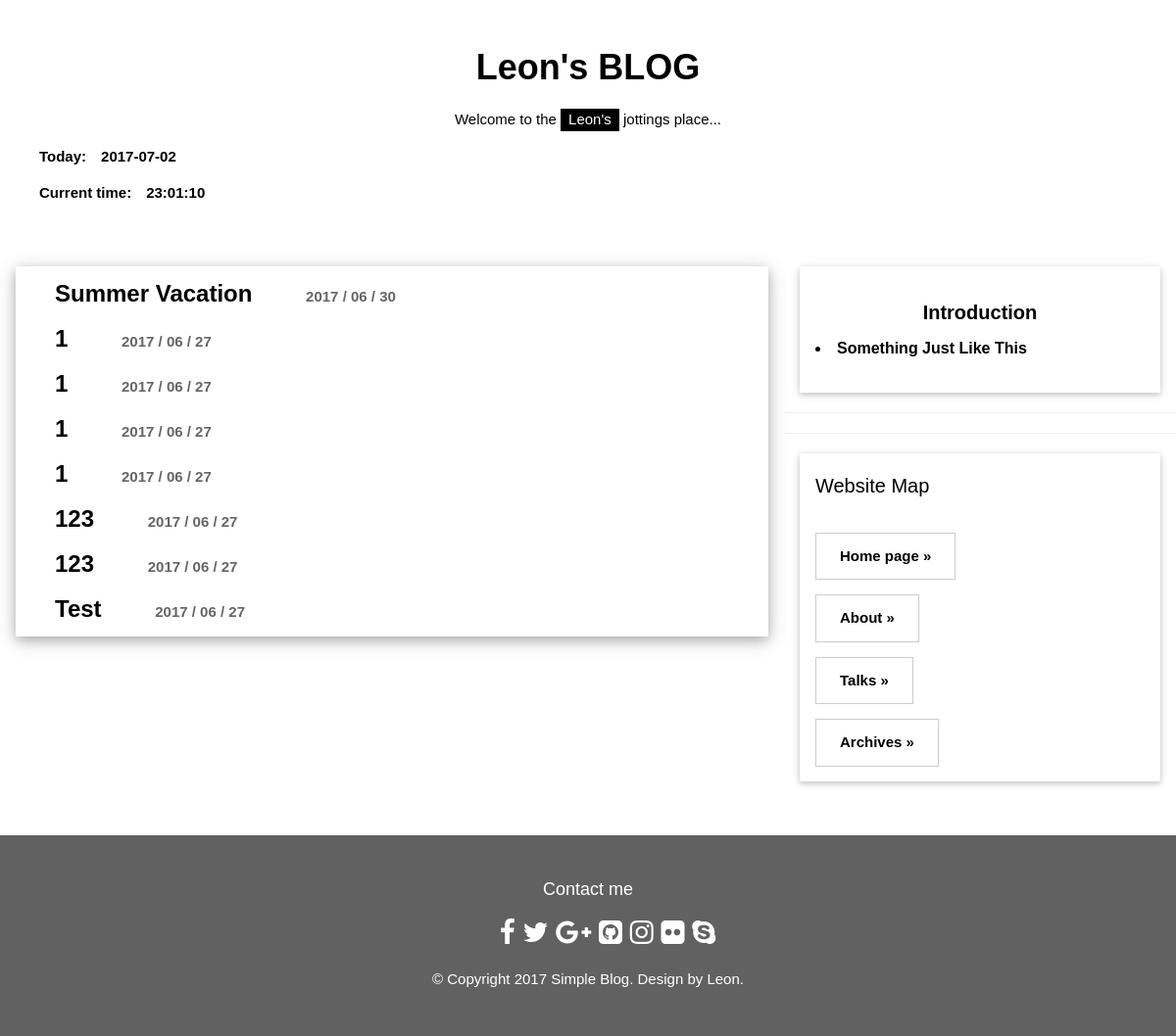
/archives/, run on the app's committed database.
### blog/models.py (models this page shows, shortened)
class Post(models.Model):
    title = models.CharField(max_length=100)
    content = models.TextField(blank=True)
    photo = models.URLField(blank=True)
    location = models.CharField(max_length=100,blank=True)
    created_at = models.DateTimeField(auto_now_add=True)
    comment_number = models.PositiveIntegerField(blank=True,default=0)

class self_intro(models.Model):
    title = models.CharField(max_length=100, blank=True)
    content = models.TextField(blank=True)
    photo = models.URLField(blank=True)

### blog/views.py (the view)
# urls.py: url(r'^archives/$', archives, name='archives'),
def archives(request):
    post_list = Post.objects.all()[::-1]
    intro = self_intro.objects.get(pk=1)
    return render(request,'archives.html',{
        'today': str(datetime.now().strftime('%Y-%m-%d')),
        'current_time': str(datetime.now().strftime('%H:%M:%S')),
        'post_list': post_list,
        'intro': intro,
    })

### templates/archives.html
{% extends 'base.html' %}
{% block content %}
<div class="w3-col l8 s12 ">
     <div class="w3-card-4 w3-margin w3-white">
         <div class="w3-container">
             {% for post in post_list %}
        <h3><b><a style="text-decoration: none" href="{% url 'post_detail' pk=post.pk %}">　{{post.title}}　　</a>
            <span class="w3-opacity" style="font-size:15px">{{ post.created_at|date:"Y / m / d" }}</span>
        </b></h3>
             {% endfor %}
    </div>
     </div>
</div>
    {% endblock %}

### templates/base.html (shortened to what this page needs)
<!DOCTYPE html>
<html>
<head>
		{% load static %}
	<link rel="stylesheet" href="https://cdnjs.cloudflare.com/ajax/libs/font-awesome/4.7.0/css/font-awesome.min.css">
	<link href="{% static 'w3.css' %}" rel="stylesheet">
</head>
<body>
	<div class="w3-content" style="max-width:1400px">
		<header class="w3-container w3-center w3-padding-32">
			<h1><b>Leon's BLOG</b></h1>
			<p>Welcome to the <span class="w3-tag">Leon's</span> jottings place...</p>
			<p align="left"><span class="w3-padding-large"><b>Today:　{{ today }}</b></span></p>
			<p align="left"><span class="w3-padding-large"><b>Current time:　{{ current_time }}</b></span></p>
		</header>
		<div class="w3-row">
			{% block content %} {% endblock %}
			<div class="w3-col l4">
				<div class="w3-card-2 w3-margin w3-margin-top">
					<div class="w3-container w3-white">
					<h4 align="center"><b>Introduction</b></h4>
					<h6><b>{{ intro.content|safe }}</b></h6><img alt="" src="{{ intro.photo }}" style="width:70%"></div>
				</div>
				<hr>
				<hr>
				<div class="w3-card-2 w3-margin w3-margin-top">
					<div class="w3-container w3-padding">
						<h4>Website Map</h4>
					</div>
					<div class="w3-container w3-white">
						<p><button class="w3-button w3-padding-large w3-white w3-border"><b><a href="{% url 'home_page' %}" style="text-decoration: none">Home page »</a></b></button></p>
						<p><button class="w3-button w3-padding-large w3-white w3-border"><b><a href="{% url 'about' %}" style="text-decoration: none">About »</a></b></button></p>
						<p><button class="w3-button w3-padding-large w3-white w3-border"><b><a href="{% url 'talks' %}" style="text-decoration: none">Talks »</a></b></button></p>
						<p><button class="w3-button w3-padding-large w3-white w3-border"><b><a href="{% url 'archives' %}" style="text-decoration: none">Archives »</a></b></button></p>
					</div>
				</div>
			</div>
		</div><br>
		<footer class="w3-container w3-dark-grey w3-padding-32 w3-margin-top">
			<h5 align="center">Contact me</h5>
			<ul class="social-links" align="center">
               <a href="https://www.facebook.com/profile.php?id=100000311245666"><i class="fa fa-facebook"></i></a>
               <a href="#"><i class="fa fa-twitter"></i></a>
               <a href="#"><i class="fa fa-google-plus"></i></a>
               <a href="https://github.com/LeonChen66/"><i class="fa fa-github-square"></i></a>
               <a href="#"><i class="fa fa-instagram"></i></a>
               <a href="#"><i class="fa fa-flickr"></i></a>
               <a href="#"><i class="fa fa-skype"></i></a>
            </ul>
						<p align="center">© Copyright 2017 Simple Blog.   Design by Leon.</p>
		</footer>
	</div>
</body>
</html>

### templates/w3.css (style rules this page uses)
footer .social-links { margin-bottom: 36px; }
footer .social-links { font-size: 28px; line-height: 42px; margin: 0 8px; }
html { box-sizing:border-box }
*,*:before,*:after { box-sizing:inherit }
html { -ms-text-size-adjust:100%;-webkit-text-size-adjust:100% }
body { margin:0 }
article,aside,details,figcaption,figure,footer,header,main,menu,nav,section,summary { display:block }
a { background-color:transparent;-webkit-text-decoration-skip:objects }
hr { box-sizing:content-box;height:0;overflow:visible }
button,input,select,textarea { font:inherit;margin:0 }
button,input { overflow:visible }
button,select { text-transform:none }
button,html [type=button],[type=reset],[type=submit] { -webkit-appearance:button }
html,body { font-family:Verdana,sans-serif;font-size:15px;line-height:1.5 }
html { overflow-x:hidden }
h1 { font-size:36px }
h3 { font-size:24px }
h4 { font-size:20px }
h5 { font-size:18px }
h6 { font-size:16px }
h1,h2,h3,h4,h5,h6 { font-family:微軟正黑體,Arial,sans-serif;font-weight:400;margin:10px 0 }
hr { border:0;border-top:1px solid #eee;margin:20px 0 }
a { color:inherit }
.w3-btn,.w3-button { border:none;display:inline-block;outline:0;padding:8px 16px;vertical-align:middle;overflow:hidden;text-decoration:none;color:inherit;background-color:inherit;text-align:center;cursor:pointer;white-space:nowrap }
.w3-btn,.w3-button { -webkit-touch-callout:none;-webkit-user-select:none;-khtml-user-select:none;-moz-user-select:none;-ms-user-select:none;user-select:none }
.w3-badge,.w3-tag { background-color:#000;color:#fff;display:inline-block;padding-left:8px;padding-right:8px;text-align:center }
.w3-container:after,.w3-container:before,.w3-panel:after,.w3-panel:before,.w3-row:after,.w3-row:before,.w3-row-padding:after,.w3-row-padding:before, .w3-cell-row:before,.w3-cell-row:after,.w3-clear:after,.w3-clear:before,.w3-bar:before,.w3-bar:after { content:"";display:table;clear:both }
.w3-col,.w3-half,.w3-third,.w3-twothird,.w3-threequarter,.w3-quarter { float:left;width:100% }
.w3-col.s12 { width:99.99999% }
@media (min-width:993px) { .w3-col.l4 { width:33.33333% } }
@media (min-width:993px) { .w3-col.l8 { width:66.66666% } }
.w3-content { max-width:980px;margin:auto }
.w3-container,.w3-panel { padding:0.01em 16px }
.w3-card,.w3-card-2 { box-shadow:0 2px 5px 0 rgba(0,0,0,0.16),0 2px 10px 0 rgba(0,0,0,0.12) }
.w3-card-4,.w3-hover-shadow:hover { box-shadow:0 4px 10px 0 rgba(0,0,0,0.2),0 4px 20px 0 rgba(0,0,0,0.19) }
.w3-opacity,.w3-hover-opacity:hover { opacity:0.60 }
.w3-center { text-align:center!important }
.w3-border { border:1px solid #ccc!important }
.w3-margin { margin:16px!important }
.w3-margin-top { margin-top:16px!important }
.w3-padding { padding:8px 16px!important }
.w3-padding-large { padding:12px 24px!important }
.w3-padding-32 { padding-top:32px!important;padding-bottom:32px!important }
.w3-white,.w3-hover-white:hover { color:#000!important;background-color:#fff!important }
.w3-dark-grey,.w3-hover-dark-grey:hover,.w3-dark-gray,.w3-hover-dark-gray:hover { color:#fff!important;background-color:#616161!important }

### templates/base.html (style rules this page uses)
body,h1,h2,h3,h4,h5,p { font-family: sans-serif,"微軟正黑體" }

### data on the page
Post: title "Summer Vacation", created_at "2017 / 06 / 30"
Post: title "1", created_at "2017 / 06 / 27"
Post: title "1", created_at "2017 / 06 / 27"
Post: title "1", created_at "2017 / 06 / 27"
Post: title "1", created_at "2017 / 06 / 27"
Post: title "123", created_at "2017 / 06 / 27"
Post: title "123", created_at "2017 / 06 / 27"
Post: title "Test", created_at "2017 / 06 / 27"
self_intro: content "Something Just Like This"
